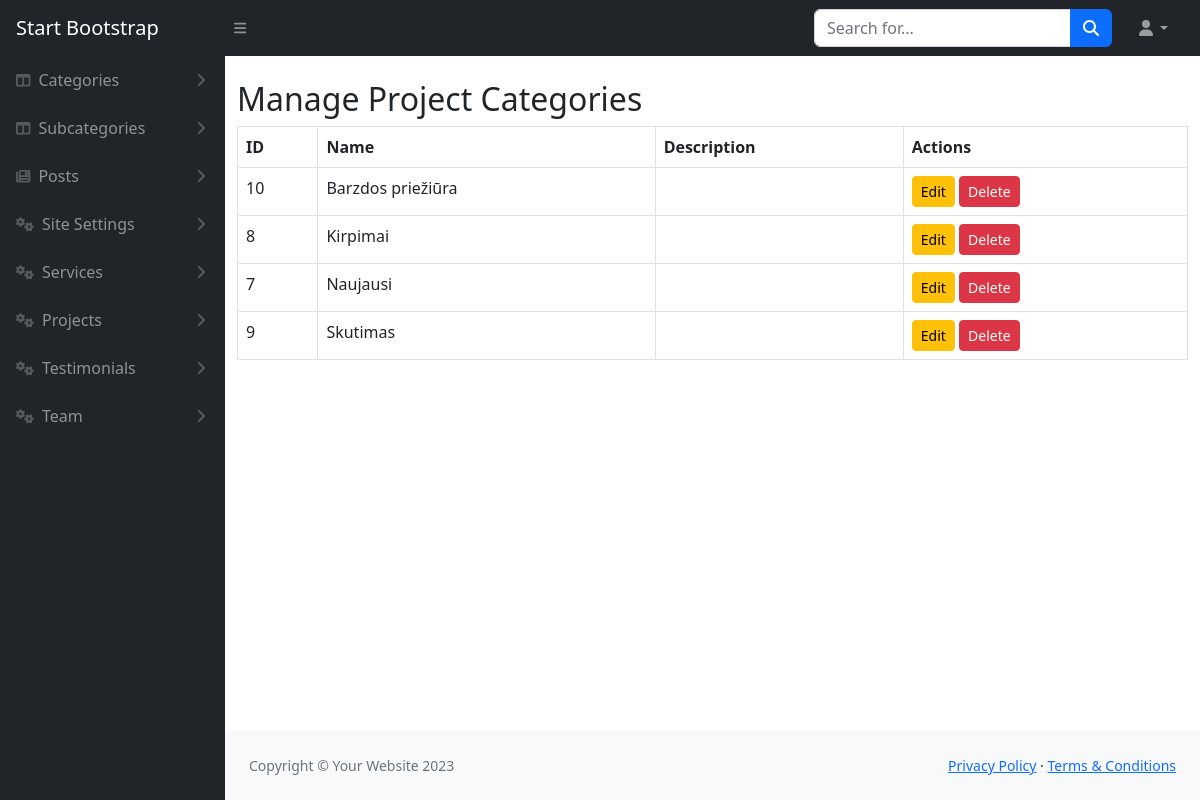
Screenshot of /admin/projectCategoryView.php (signed in) with the database file from the repository.
### tables this page shows
CREATE TABLE `project_categories` (
  `id` int(11) NOT NULL,
  `name` varchar(255) NOT NULL,
  `description` text DEFAULT NULL,
  `created_at` timestamp NOT NULL DEFAULT current_timestamp()
);

### admin/projectCategoryView.php (the view)
<?php
include('../config/db.php');
$query = "SELECT * FROM project_categories ORDER BY name";
$result = mysqli_query($con, $query);
include('includes/header.php');
?>
<div class="container mt-4">
  <h2>Manage Project Categories</h2>
  <table class="table table-bordered">
    <thead>
      <tr>
        <th>ID</th>
        <th>Name</th>
        <th>Description</th>
        <th>Actions</th>
      </tr>
    </thead>
    <tbody>
      <?php while ($cat = mysqli_fetch_assoc($result)) { ?>
      <tr>
        <td><?= $cat['id']; ?></td>
        <td><?= htmlspecialchars($cat['name']); ?></td>
        <td><?= htmlspecialchars($cat['description']); ?></td>
        <td>
          <a href="projectCategoryEdit.php?id=<?= $cat['id']; ?>" class="btn btn-warning btn-sm">Edit</a>
          <a href="projectCategoryDelete.php?id=<?= $cat['id']; ?>" class="btn btn-danger btn-sm" onclick="return confirm('Are you sure?')">Delete</a>
        </td>
      </tr>
      <?php } ?>
    </tbody>
  </table>
</div>
<?php include('includes/footer.php'); ?>

### rows the page displays
project_categories: id "10", name "Barzdos priežiūra"
project_categories: id "8", name "Kirpimai"
project_categories: id "7", name "Naujausi"
project_categories: id "9", name "Skutimas"
